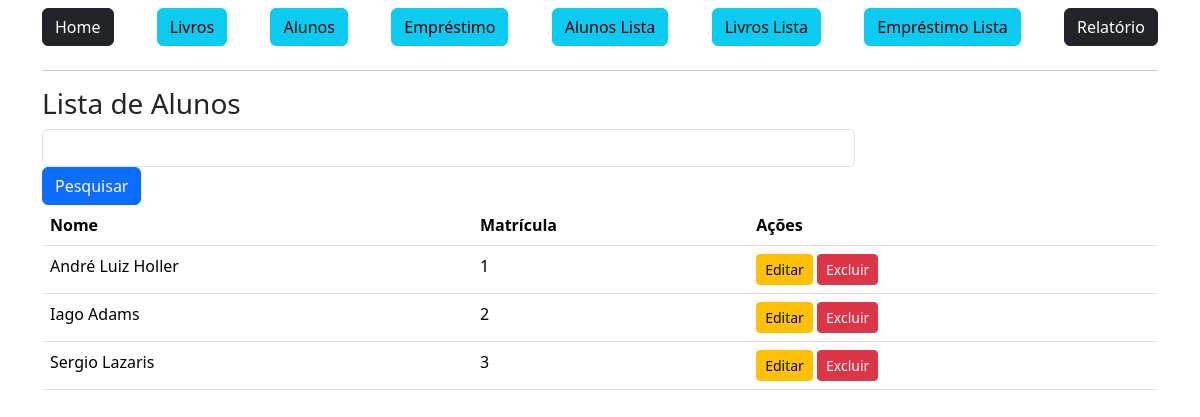
Screenshot of /aluno/lista/ (signed in) with the database file from the repository.
### app/models.py (models this page shows)
class Student(db.Model):
    name = db.Column(db.String, nullable = False)
    registration = db.Column(db.Integer, primary_key = True)

### app/view.py (the view)
@app.route('/aluno/lista/')
@login_required
def studentList():
    if request.method == 'GET':
        pesquisa = request.args.get('pesquisa', '')
    dados = Student.query.order_by('name')
    if pesquisa != '':
        dados = dados.filter_by(name=pesquisa)
    context = {'dados': dados.all()}
    return render_template('alunosLista.html', context=context)

### app/__init__.py (called while the page is built)
@login_manager.user_loader
def load_user(user_id):
    return Employee.query.get(int(user_id))

### app/view.py (called while the page is built)
@app.before_request
def atualizar_status_atrasados():
    hoje = datetime.now()
    emprestimos = Loan.query.filter(
        Loan.status == 'Emprestado',
        Loan.returnDate == None,
        Loan.returnLimit < hoje
    ).all()
    for emprestimo in emprestimos:
        emprestimo.status = 'Atrasado'
    if emprestimos:
        db.session.commit()

### app/templates/alunosLista.html
{% extends 'base.html' %}
{% block content %}
    <div class = "container">
        <div class = "row">
            <h3>Lista de Alunos</h3>
        <form action="" method="get" class="row">
            <div class="col-9">
                <input type="text" name="pesquisa" class="form-control">
            </div>
            <div>
                <button type="submit" class="btn btn-primary">Pesquisar</button>
            </div>
        </form>
        <div class="col-12">
            <table class="table">
                <thead>
                    <tr>
                        <th>Nome</th>
                        <th>Matrícula</th>
                        <th>Ações</th>
                    </tr>
                </thead>
                <body>
                    {% for linha in context['dados'] %}
                    <tr>
                        <td>{{linha.name}}</td>
                        <td>{{linha.registration}}</td>
                        <td>
                            <a href="{{ url_for('studentEdit', id=linha.registration) }}" class="btn btn-sm btn-warning">Editar</a>
                            <form action="{{ url_for('studentDelete', id=linha.registration) }}" method="post" style="display:inline;">
                                <button type="submit" class="btn btn-sm btn-danger" onclick="return confirm('Tem certeza que deseja excluir este empréstimo?')">
                                    Excluir
                                </button>
                            </form>
                        </td>
                        </tr>
                    {% endfor %}
                </body>
            </table>
        </div>
        </div>
    </div>
{% endblock %}

### rows the page displays
Student: name "André Luiz Holler", registration "1"
Student: name "Iago Adams", registration "2"
Student: name "Sergio Lazaris", registration "3"
